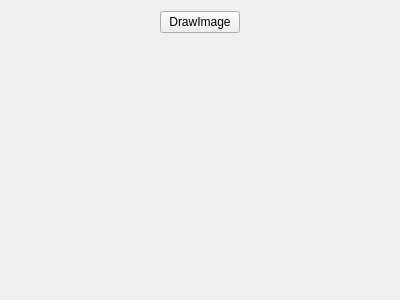
<?xml version="1.0" encoding="UTF-8"?>
<ui version="4.0">
 <class>Widget</class>
 <widget class="QWidget" name="Widget">
  <property name="geometry">
   <rect>
    <x>0</x>
    <y>0</y>
    <width>400</width>
    <height>300</height>
   </rect>
  </property>
  <property name="windowTitle">
   <string>Widget</string>
  </property>
  <layout class="QGridLayout" name="gridLayout">
   <item row="0" column="0">
    <spacer name="horizontalSpacer">
     <property name="orientation">
      <enum>Qt::Horizontal</enum>
     </property>
     <property name="sizeHint" stdset="0">
      <size>
       <width>147</width>
       <height>20</height>
      </size>
     </property>
    </spacer>
   </item>
   <item row="0" column="1">
    <widget class="QPushButton" name="pushButton_DrawImage">
     <property name="text">
      <string>DrawImage</string>
     </property>
    </widget>
   </item>
   <item row="0" column="2">
    <spacer name="horizontalSpacer_2">
     <property name="orientation">
      <enum>Qt::Horizontal</enum>
     </property>
     <property name="sizeHint" stdset="0">
      <size>
       <width>147</width>
       <height>20</height>
      </size>
     </property>
    </spacer>
   </item>
   <item row="1" column="1">
    <spacer name="verticalSpacer">
     <property name="orientation">
      <enum>Qt::Vertical</enum>
     </property>
     <property name="sizeHint" stdset="0">
      <size>
       <width>20</width>
       <height>258</height>
      </size>
     </property>
    </spacer>
   </item>
  </layout>
 </widget>
 <layoutdefault spacing="6" margin="11"/>
 <resources/>
 <connections/>
</ui>
